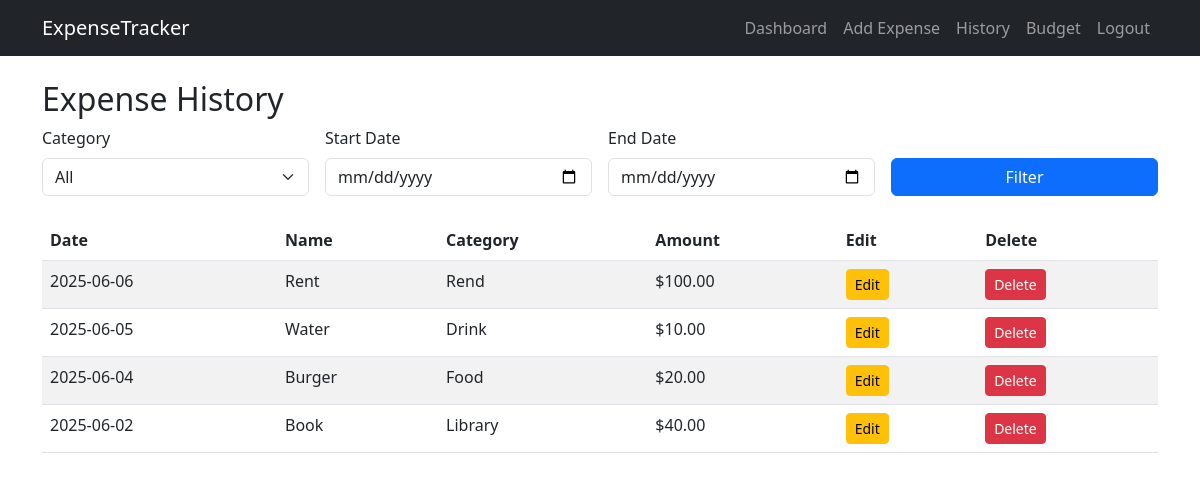
Screenshot of /history (signed in) with the database file from the repository.
### tables this page shows
CREATE TABLE expenses (
            id INTEGER PRIMARY KEY AUTOINCREMENT,
            user_id INTEGER NOT NULL,
            name TEXT NOT NULL,
            category TEXT NOT NULL,
            amount REAL NOT NULL,
            date TEXT NOT NULL,
            FOREIGN KEY (user_id) REFERENCES users(id)
        );

### app.py (the view, shortened to what this page needs)
@app.route('/history', methods=['GET', 'POST'])
def expense_history():
    if 'user_id' not in session:
        return redirect(url_for('login'))
    conn = get_db_connection()
    user_id = session['user_id']
    categories = conn.execute(
        "SELECT DISTINCT category FROM expenses WHERE user_id = ?", (user_id,)
    ).fetchall()
    selected_category = 'All'
    start_date = ''
    end_date = ''
    query = "SELECT * FROM expenses WHERE user_id = ?"
    params = [user_id]
    query += " ORDER BY date DESC"
    expenses = conn.execute(query, params).fetchall()
    conn.close()
    return render_template(
        'history.html',
        expenses=expenses,
        categories=categories,
        selected_category=selected_category,
        start_date=start_date,
        end_date=end_date
    )

### app.py (called while the page is built)
def get_db_connection():
    conn = sqlite3.connect('database.db')
    conn.row_factory = sqlite3.Row
    return conn

### templates/history.html (shortened to what this page needs)
{% extends "layout.html" %}
{% block content %}
<h2>Expense History</h2>
<form method="POST" class="row g-3 mb-4">
    <div class="col-md-3">
        <label for="category" class="form-label">Category</label>
        <select name="category" id="category" class="form-select">
            <option value="All" {% if selected_category == 'All' %}selected{% endif %}>All</option>
        </select>
    </div>
    <div class="col-md-3">
        <label for="start_date" class="form-label">Start Date</label>
        <input type="date" name="start_date" id="start_date" class="form-control" value="{{ start_date }}">
    </div>
    <div class="col-md-3">
        <label for="end_date" class="form-label">End Date</label>
        <input type="date" name="end_date" id="end_date" class="form-control" value="{{ end_date }}">
    </div>
    <div class="col-md-3 align-self-end">
        <button type="submit" class="btn btn-primary w-100">Filter</button>
    </div>
</form>
<table class="table table-striped">
    <thead>
        <tr>
            <th>Date</th>
            <th>Name</th>
            <th>Category</th>
            <th>Amount</th>
            <th>Edit</th>
            <th>Delete</th>
        </tr>
    </thead>
    <tbody>
        {% for expense in expenses %}
        <tr>
            <td>{{ expense['date'] }}</td>
            <td>{{ expense['name'] }}</td>
            <td>{{ expense['category'] }}</td>
            <td>${{ "%.2f"|format(expense['amount']) }}</td>
            <td>
                <a href="{{ url_for('edit_expense', expense_id=expense['id']) }}" class="btn btn-sm btn-warning">Edit</a>
            </td>
            <td>
                <form action="{{ url_for('delete_expense', expense_id=expense['id']) }}" method="POST" style="display:inline;">
                    <button type="submit" class="btn btn-sm btn-danger" onclick="return confirm('Are you sure you want to delete this expense?');">Delete</button>
                </form>
            </td>
        </tr>
        {% else %}
        <tr>
            <td colspan="6" class="text-center">No expenses found.</td>
        </tr>
        {% endfor %}
    </tbody>
</table>
{% endblock %}

### templates/layout.html (shortened to what this page needs)
<!DOCTYPE html>
<html lang="en">
<head>
    <link href="https://cdn.jsdelivr.net/npm/bootstrap@5.3.0/dist/css/bootstrap.min.css" rel="stylesheet">
</head>
<body>
<nav class="navbar navbar-expand-lg navbar-dark bg-dark">
    <div class="container">
        <a class="navbar-brand" href="/">ExpenseTracker</a>
        <div class="collapse navbar-collapse">
            <ul class="navbar-nav ms-auto">
                {% if session.username %}
                <li class="nav-item"><a class="nav-link" href="/dashboard">Dashboard</a></li>
                <li class="nav-item"><a class="nav-link" href="/add">Add Expense</a></li>
                <li class="nav-item"><a class="nav-link" href="/history">History</a></li>
                <li class="nav-item"><a class="nav-link" href="/budget">Budget</a></li>
                <li class="nav-item"><a class="nav-link" href="/logout">Logout</a></li>
                {% else %}
                <li class="nav-item"><a class="nav-link" href="/login">Login</a></li>
                <li class="nav-item"><a class="nav-link" href="/register">Register</a></li>
                {% endif %}
            </ul>
        </div>
    </div>
</nav>
<div class="container mt-4">
    {% block content %}
    {% endblock %}
</div>
</body>
</html>

### rows the page displays
expenses: date "2025-06-06", name "Rent", category "Rend", amount "100.00"
expenses: date "2025-06-05", name "Water", category "Drink", amount "10.00"
expenses: date "2025-06-04", name "Burger", category "Food", amount "20.00"
expenses: date "2025-06-02", name "Book", category "Library", amount "40.00"
